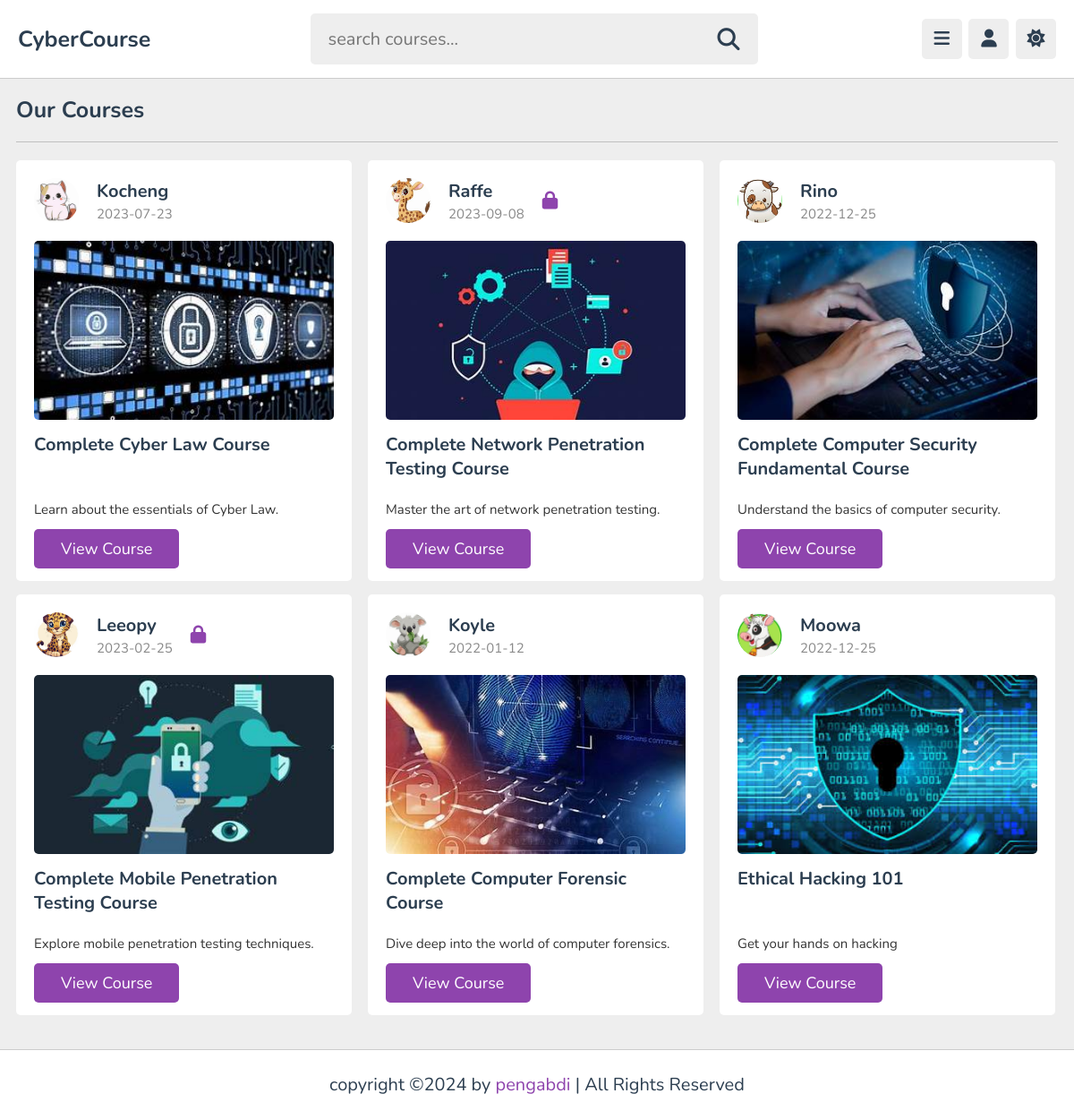
The page /course.php on the database its author committed.
### tables this page shows
CREATE TABLE `courses` (
  `course_id` int(11) NOT NULL,
  `course_title` varchar(255) NOT NULL,
  `category_id` int(11) DEFAULT NULL,
  `is_premium` tinyint(1) DEFAULT 0,
  `course_description` text DEFAULT NULL,
  `teacher_id` int(11) DEFAULT NULL,
  `course_created_date` date NOT NULL
);

CREATE TABLE `teachers` (
  `teacher_id` int(11) NOT NULL,
  `email` varchar(50) DEFAULT NULL,
  `teachers_name` varchar(50) NOT NULL,
  `playlist_count` int(11) DEFAULT '0',
  `video_count` int(11) DEFAULT '0',
  `likes_count` int(11) DEFAULT '0'
);

### course.php (the view, shortened to what this page needs)
<?php
  require_once("navigation.php");
  require_once("php/config.php");
  $query = "SELECT c.course_id, c.course_title, c.course_description, c.is_premium, c.course_created_date,
            t.teacher_id, t.teachers_name
            FROM courses c
            LEFT JOIN teachers t ON c.teacher_id = t.teacher_id";
  $result = mysqli_query($conn, $query);
?>
<!DOCTYPE html>
  <html lang="en">
    <head>
      <link
        rel="stylesheet"
        href="https://cdnjs.cloudflare.com/ajax/libs/font-awesome/6.2.0/css/all.min.css"
      />
      <link rel="stylesheet" href="css/style.css" />
    </head>
    <body>
      <section class="course">
        <h1 class="heading">Our Courses</h1>
        <div class="box-container">
          <?php
            if ($result && $result->num_rows > 0) {
                while ($row = $result->fetch_assoc()) {
                  $course_id = $row['course_id'];
                  $course_title = $row['course_title'];
                  $course_description = $row['course_description'];
                  $date = $row['course_created_date'];
                  $is_premium = $row['is_premium'];
                  $teacher_id = $row['teacher_id'];
                  $teacher_name = $row['teachers_name'];
                  $thumbnail_path = "img/thumbnails/tn" . $course_id . ".jpeg";
                  $teacher_image_path = "img/teachers/t" . $teacher_id . ".jpeg";
                  ?>
                    <div class="box">
                      <div class="tutor">
                        <img src="<?php echo $teacher_image_path; ?>" alt="<?php echo $teacher_name; ?>" />
                        <div>
                          <h3><?php echo htmlspecialchars($teacher_name); ?></h3>
                          <span><?php echo $date; ?></span>
                        </div>
                        <div class="premiumcourse">
                        <?php
                        if($is_premium == 1 && (!isset($_SESSION['role']) || $_SESSION['role'] !== "Premium")){
                          ?>
                          <i class="fa-solid fa-lock"></i>
                          <?php
                        }
                        ?>
                      </div>
                      </div>
                      <img src="<?php echo $thumbnail_path; ?>" class="thumb" alt="Course Thumbnail" />
                      <h3 class="title"><?php echo htmlspecialchars($course_title); ?></h3>
                      <div class="course-description">
                          <p><?php echo htmlspecialchars($course_description); ?></p>
                      </div>
                      <a href="playlist.php?course_id=<?php echo $course_id; ?>" class="inline-btn">View Course</a>
                    </div>
                    <?php
                }
            } else {
                echo "<p>No courses found!</p>";
            }
          ?>
        </div>
      </section>
      <footer class="footer">
        copyright &copy;2024 by <span>pengabdi</span> | All Rights Reserved
      </footer>
    </body>
</html>

### css/style.css (style rules this page uses)
:root { --main-color: #8e44ad; --red: #e74c3c; --orange: #f39c12; --white: #fff; --black: #2c3e50; --light-color: #888; --light-bg: #eee; --border: 0.1rem solid rgba(0, 0, 0, 0.2); }
* { font-family: "Nunito", sans-serif; margin: 0; padding: 0; box-sizing: border-box; outline: none; border: none; text-decoration: none; }
html { font-size: 62.5%; overflow-x: hidden; }
body { background-color: var(--light-bg); padding-left: 30rem; }
section { padding: 2rem; max-width: 1200px; margin: 0 auto; }
.btn, .option-btn, .delete-btn, .inline-btn, .inline-option-btn, .inline-delete-btn { border-radius: 0.5rem; padding: 1rem 3rem; font-size: 1.8rem; color: var(--white); margin-top: 1rem; text-transform: capitalize; cursor: pointer; text-align: center; }
.inline-btn, .inline-option-btn, .inline-delete-btn { display: inline-block; }
.btn, .inline-btn { background-color: var(--main-color); }
.premiumcourse { font-size: 20px; right: 1px; color: var(--main-color); position: static; }
.heading { padding-bottom: 1.8rem; border-bottom: var(--border); font-size: 2.5rem; color: var(--black); text-transform: capitalize; margin-bottom: 2rem; }
.course { padding: 1.8rem; }
.course .box-container { display: grid; grid-template-columns: repeat(auto-fit, minmax(30rem, 1fr)); gap: 1.5rem; align-items: flex-start; justify-content: center; }
.course .box-container .box { border-radius: 0.5rem; background-color: var(--white); padding: 2rem; width: 375px; height: 470px; }
.course .box-container .box .tutor { margin-bottom: 2rem; display: flex; align-items: center; gap: 2rem; }
.course .box-container .box .tutor img { width: 5rem; height: 5rem; border-radius: 50%; object-fit: cover; }
.course .box-container .box .tutor h3 { font-size: 2rem; color: var(--black); margin-bottom: 0.2rem; }
.course .box-container .box .tutor span { font-size: 1.5rem; color: var(--light-color); }
.course .box-container .box .thumb { width: 100%; border-radius: 0.5rem; height: 20rem; object-fit: cover; }
.course .box-container .box .title { font-size: 2rem; color: var(--black); margin-top: 0.5rem; padding: 0.5rem 0; height: 80px; }
.course .box-container .box .inline-btn { bottom: 20px; }
.course-description { border-radius: 5px; font-size: 15px; color: #333; line-height: 1.5; }
.footer { position: relative; bottom: 0; right: 0; left: 0; background-color: var(--white); border-top: var(--border); padding: 2.5rem 2rem; text-align: center; color: var(--black); font-size: 2rem; margin-top: 2rem; }
.footer span { color: var(--main-color); }
@media (max-width: 1200px) { body { padding-left: 0; } }

### rows shown on the page
courses: shows a picture, teacher.teachers_name "Kocheng", course_created_date "2023-07-23", course_title "Complete Cyber Law Course", course_description "Learn about the essentials of Cyber Law."
courses: shows a picture, teacher.teachers_name "Raffe", course_created_date "2023-09-08", is_premium 1 (drawn), course_title "Complete Network Penetration Testing Course", course_description "Master the art of network penetration testing."
courses: shows a picture, teacher.teachers_name "Rino", course_created_date "2022-12-25", course_title "Complete Computer Security Fundamental Course", course_description "Understand the basics of computer security."
courses: shows a picture, teacher.teachers_name "Leeopy", course_created_date "2023-02-25", is_premium 1 (drawn), course_title "Complete Mobile Penetration Testing Course", course_description "Explore mobile penetration testing techniques."
courses: shows a picture, teacher.teachers_name "Koyle", course_created_date "2022-01-12", course_title "Complete Computer Forensic Course", course_description "Dive deep into the world of computer forensics."
courses: shows a picture, teacher.teachers_name "Moowa", course_created_date "2022-12-25", course_title "Ethical Hacking 101", course_description "Get your hands on hacking"
